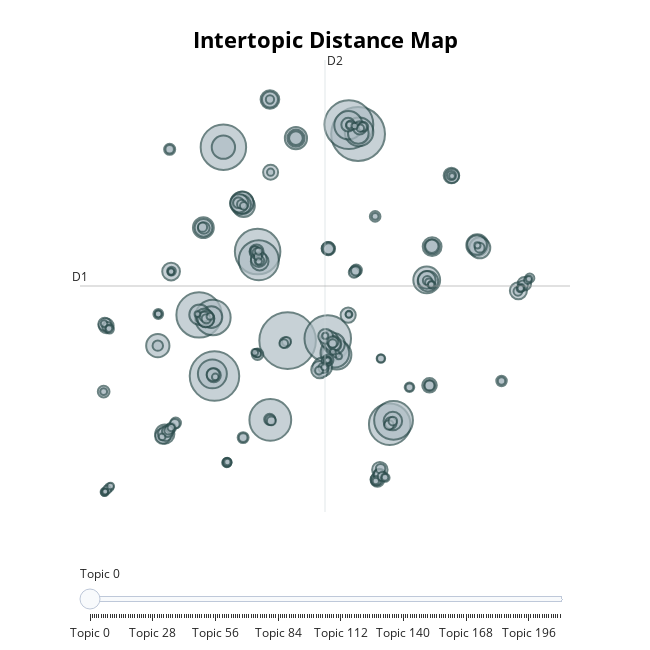

The notebook cell saved with this chart:
### Code cell
topic_model_1.visualize_topics()

### Figure 1 — Plotly figure (JSON) as saved in the notebook; plotly's stock layout.template omitted (floating-point values rounded to 4 significant figures; data arrays with more than 128 entries replaced by an {"elided": "..."} marker saying what was removed)
{"data": [{"customdata": {"elided": "211x3 mixed values"}, "hovertemplate": "<b>Topic %{customdata[0]}</b><br>%{customdata[1]}<br>Size: %{customdata[2]}", "legendgroup": "", "marker": {"color": "#B0BEC5", "line": {"color": "DarkSlateGrey", "width": 2}, "size": {"elided": "211 int values"}, "sizemode": "area", "sizeref": 0.5844, "symbol": "circle"}, "mode": "markers", "name": "", "orientation": "v", "showlegend": false, "type": "scatter", "x": {"elided": "211 float values"}, "xaxis": "x", "y": {"elided": "211 float values"}, "yaxis": "y"}], "layout": {"annotations": [{"showarrow": false, "text": "D1", "x": -13.35, "y": 5.606, "yshift": 10}, {"showarrow": false, "text": "D2", "x": 4.693, "xshift": 10, "y": 22.13}], "height": 650, "hoverlabel": {"bgcolor": "white", "font": {"family": "Rockwell", "size": 16}}, "legend": {"itemsizing": "constant", "tracegroupgap": 0}, "margin": {"t": 60}, "shapes": [{"line": {"color": "#CFD8DC", "width": 2}, "type": "line", "x0": 4.693, "x1": 4.693, "y0": -10.92, "y1": 22.13}, {"line": {"color": "#9E9E9E", "width": 2}, "type": "line", "x0": -13.35, "x1": 22.74, "y0": 5.606, "y1": 5.606}], "sliders": [{"active": 0, "pad": {"t": 50}, "steps": [{"args": [{"marker.color": {"elided": "1x211 str values"}}], "label": "Topic 0", "method": "update"}, {"args": [{"marker.color": {"elided": "1x211 str values"}}], "label": "Topic 1", "method": "update"}, {"args": [{"marker.color": {"elided": "1x211 str values"}}], "label": "Topic 2", "method": "update"}, {"args": [{"marker.color": {"elided": "1x211 str values"}}], "label": "Topic 3", "method": "update"}, {"args": [{"marker.color": {"elided": "1x211 str values"}}], "label": "Topic 4", "method": "update"}, {"args": [{"marker.color": {"elided": "1x211 str values"}}], "label": "Topic 5", "method": "update"}, {"args": [{"marker.color": {"elided": "1x211 str values"}}], "label": "Topic 6", "method": "update"}, {"args": [{"marker.color": {"elided": "1x211 str values"}}], "label": "Topic 7", "method": "update"}, {"args": [{"marker.color": {"elided": "1x211 str values"}}], "label": "Topic 8", "method": "update"}, {"args": [{"marker.color": {"elided": "1x211 str values"}}], "label": "Topic 9", "method": "update"}, {"args": [{"marker.color": {"elided": "1x211 str values"}}], "label": "Topic 10", "method": "update"}, {"args": [{"marker.color": {"elided": "1x211 str values"}}], "label": "Topic 11", "method": "update"}, {"args": [{"marker.color": {"elided": "1x211 str values"}}], "label": "Topic 12", "method": "update"}, {"args": [{"marker.color": {"elided": "1x211 str values"}}], "label": "Topic 13", "method": "update"}, {"args": [{"marker.color": {"elided": "1x211 str values"}}], "label": "Topic 14", "method": "update"}, {"args": [{"marker.color": {"elided": "1x211 str values"}}], "label": "Topic 15", "method": "update"}, {"args": [{"marker.color": {"elided": "1x211 str values"}}], "label": "Topic 16", "method": "update"}, {"args": [{"marker.color": {"elided": "1x211 str values"}}], "label": "Topic 17", "method": "update"}, {"args": [{"marker.color": {"elided": "1x211 str values"}}], "label": "Topic 18", "method": "update"}, {"args": [{"marker.color": {"elided": "1x211 str values"}}], "label": "Topic 19", "method": "update"}, {"args": [{"marker.color": {"elided": "1x211 str values"}}], "label": "Topic 20", "method": "update"}, {"args": [{"marker.color": {"elided": "1x211 str values"}}], "label": "Topic 21", "method": "update"}, {"args": [{"marker.color": {"elided": "1x211 str values"}}], "label": "Topic 22", "method": "update"}, {"args": [{"marker.color": {"elided": "1x211 str values"}}], "label": "Topic 23", "method": "update"}, {"args": [{"marker.color": {"elided": "1x211 str values"}}], "label": "Topic 24", "method": "update"}, {"args": [{"marker.color": {"elided": "1x211 str values"}}], "label": "Topic 25", "method": "update"}, {"args": [{"marker.color": {"elided": "1x211 str values"}}], "label": "Topic 26", "method": "update"}, {"args": [{"marker.color": {"elided": "1x211 str values"}}], "label": "Topic 27", "method": "update"}, {"args": [{"marker.color": {"elided": "1x211 str values"}}], "label": "Topic 28", "method": "update"}, {"args": [{"marker.color": {"elided": "1x211 str values"}}], "label": "Topic 29", "method": "update"}, {"args": [{"marker.color": {"elided": "1x211 str values"}}], "label": "Topic 30", "method": "update"}, {"args": [{"marker.color": {"elided": "1x211 str values"}}], "label": "Topic 31", "method": "update"}, {"args": [{"marker.color": {"elided": "1x211 str values"}}], "label": "Topic 32", "method": "update"}, {"args": [{"marker.color": {"elided": "1x211 str values"}}], "label": "Topic 33", "method": "update"}, {"args": [{"marker.color": {"elided": "1x211 str values"}}], "label": "Topic 34", "method": "update"}, {"args": [{"marker.color": {"elided": "1x211 str values"}}], "label": "Topic 35", "method": "update"}, {"args": [{"marker.color": {"elided": "1x211 str values"}}], "label": "Topic 36", "method": "update"}, {"args": [{"marker.color": {"elided": "1x211 str values"}}], "label": "Topic 37", "method": "update"}, {"args": [{"marker.color": {"elided": "1x211 str values"}}], "label": "Topic 38", "method": "update"}, {"args": [{"marker.color": {"elided": "1x211 str values"}}], "label": "Topic 39", "method": "update"}, {"args": [{"marker.color": {"elided": "1x211 str values"}}], "label": "Topic 40", "method": "update"}, {"args": [{"marker.color": {"elided": "1x211 str values"}}], "label": "Topic 41", "method": "update"}, {"args": [{"marker.color": {"elided": "1x211 str values"}}], "label": "Topic 42", "method": "update"}, {"args": [{"marker.color": {"elided": "1x211 str values"}}], "label": "Topic 43", "method": "update"}, {"args": [{"marker.color": {"elided": "1x211 str values"}}], "label": "Topic 44", "method": "update"}, {"args": [{"marker.color": {"elided": "1x211 str values"}}], "label": "Topic 45", "method": "update"}, {"args": [{"marker.color": {"elided": "1x211 str values"}}], "label": "Topic 46", "method": "update"}, {"args": [{"marker.color": {"elided": "1x211 str values"}}], "label": "Topic 47", "method": "update"}, {"args": [{"marker.color": {"elided": "1x211 str values"}}], "label": "Topic 48", "method": "update"}, {"args": [{"marker.color": {"elided": "1x211 str values"}}], "label": "Topic 49", "method": "update"}, {"args": [{"marker.color": {"elided": "1x211 str values"}}], "label": "Topic 50", "method": "update"}, {"args": [{"marker.color": {"elided": "1x211 str values"}}], "label": "Topic 51", "method": "update"}, {"args": [{"marker.color": {"elided": "1x211 str values"}}], "label": "Topic 52", "method": "update"}, {"args": [{"marker.color": {"elided": "1x211 str values"}}], "label": "Topic 53", "method": "update"}, {"args": [{"marker.color": {"elided": "1x211 str values"}}], "label": "Topic 54", "method": "update"}, {"args": [{"marker.color": {"elided": "1x211 str values"}}], "label": "Topic 55", "method": "update"}, {"args": [{"marker.color": {"elided": "1x211 str values"}}], "label": "Topic 56", "method": "update"}, {"args": [{"marker.color": {"elided": "1x211 str values"}}], "label": "Topic 57", "method": "update"}, {"args": [{"marker.color": {"elided": "1x211 str values"}}], "label": "Topic 58", "method": "update"}, {"args": [{"marker.color": {"elided": "1x211 str values"}}], "label": "Topic 59", "method": "update"}, {"args": [{"marker.color": {"elided": "1x211 str values"}}], "label": "Topic 60", "method": "update"}, {"args": [{"marker.color": {"elided": "1x211 str values"}}], "label": "Topic 61", "method": "update"}, {"args": [{"marker.color": {"elided": "1x211 str values"}}], "label": "Topic 62", "method": "update"}, {"args": [{"marker.color": {"elided": "1x211 str values"}}], "label": "Topic 63", "method": "update"}, {"args": [{"marker.color": {"elided": "1x211 str values"}}], "label": "Topic 64", "method": "update"}, {"args": [{"marker.color": {"elided": "1x211 str values"}}], "label": "Topic 65", "method": "update"}, {"args": [{"marker.color": {"elided": "1x211 str values"}}], "label": "Topic 66", "method": "update"}, {"args": [{"marker.color": {"elided": "1x211 str values"}}], "label": "Topic 67", "method": "update"}, {"args": [{"marker.color": {"elided": "1x211 str values"}}], "label": "Topic 68", "method": "update"}, {"args": [{"marker.color": {"elided": "1x211 str values"}}], "label": "Topic 69", "method": "update"}, {"args": [{"marker.color": {"elided": "1x211 str values"}}], "label": "Topic 70", "method": "update"}, {"args": [{"marker.color": {"elided": "1x211 str values"}}], "label": "Topic 71", "method": "update"}, {"args": [{"marker.color": {"elided": "1x211 str values"}}], "label": "Topic 72", "method": "update"}, {"args": [{"marker.color": {"elided": "1x211 str values"}}], "label": "Topic 73", "method": "update"}, {"args": [{"marker.color": {"elided": "1x211 str values"}}], "label": "Topic 74", "method": "update"}, {"args": [{"marker.color": {"elided": "1x211 str values"}}], "label": "Topic 75", "method": "update"}, {"args": [{"marker.color": {"elided": "1x211 str values"}}], "label": "Topic 76", "method": "update"}, {"args": [{"marker.color": {"elided": "1x211 str values"}}], "label": "Topic 77", "method": "update"}, {"args": [{"marker.color": {"elided": "1x211 str values"}}], "label": "Topic 78", "method": "update"}, {"args": [{"marker.color": {"elided": "1x211 str values"}}], "label": "Topic 79", "method": "update"}, {"args": [{"marker.color": {"elided": "1x211 str values"}}], "label": "Topic 80", "method": "update"}, {"args": [{"marker.color": {"elided": "1x211 str values"}}], "label": "Topic 81", "method": "update"}, {"args": [{"marker.color": {"elided": "1x211 str values"}}], "label": "Topic 82", "method": "update"}, {"args": [{"marker.color": {"elided": "1x211 str values"}}], "label": "Topic 83", "method": "update"}, {"args": [{"marker.color": {"elided": "1x211 str values"}}], "label": "Topic 84", "method": "update"}, {"args": [{"marker.color": {"elided": "1x211 str values"}}], "label": "Topic 85", "method": "update"}, {"args": [{"marker.color": {"elided": "1x211 str values"}}], "label": "Topic 86", "method": "update"}, {"args": [{"marker.color": {"elided": "1x211 str values"}}], "label": "Topic 87", "method": "update"}, {"args": [{"marker.color": {"elided": "1x211 str values"}}], "label": "Topic 88", "method": "update"}, {"args": [{"marker.color": {"elided": "1x211 str values"}}], "label": "Topic 89", "method": "update"}, {"args": [{"marker.color": {"elided": "1x211 str values"}}], "label": "Topic 90", "method": "update"}, {"args": [{"marker.color": {"elided": "1x211 str values"}}], "label": "Topic 91", "method": "update"}, {"args": [{"marker.color": {"elided": "1x211 str values"}}], "label": "Topic 92", "method": "update"}, {"args": [{"marker.color": {"elided": "1x211 str values"}}], "label": "Topic 93", "method": "update"}, {"args": [{"marker.color": {"elided": "1x211 str values"}}], "label": "Topic 94", "method": "update"}, {"args": [{"marker.color": {"elided": "1x211 str values"}}], "label": "Topic 95", "method": "update"}, {"args": [{"marker.color": {"elided": "1x211 str values"}}], "label": "Topic 96", "method": "update"}, {"args": [{"marker.color": {"elided": "1x211 str values"}}], "label": "Topic 97", "method": "update"}, {"args": [{"marker.color": {"elided": "1x211 str values"}}], "label": "Topic 98", "method": "update"}, {"args": [{"marker.color": {"elided": "1x211 str values"}}], "label": "Topic 99", "method": "update"}, {"args": [{"marker.color": {"elided": "1x211 str values"}}], "label": "Topic 100", "method": "update"}, {"args": [{"marker.color": {"elided": "1x211 str values"}}], "label": "Topic 101", "method": "update"}, {"args": [{"marker.color": {"elided": "1x211 str values"}}], "label": "Topic 102", "method": "update"}, {"args": [{"marker.color": {"elided": "1x211 str values"}}], "label": "Topic 103", "method": "update"}, {"args": [{"marker.color": {"elided": "1x211 str values"}}], "label": "Topic 104", "method": "update"}, {"args": [{"marker.color": {"elided": "1x211 str values"}}], "label": "Topic 105", "method": "update"}, {"args": [{"marker.color": {"elided": "1x211 str values"}}], "label": "Topic 106", "method": "update"}, {"args": [{"marker.color": {"elided": "1x211 str values"}}], "label": "Topic 107", "method": "update"}, {"args": [{"marker.color": {"elided": "1x211 str values"}}], "label": "Topic 108", "method": "update"}, {"args": [{"marker.color": {"elided": "1x211 str values"}}], "label": "Topic 109", "method": "update"}, {"args": [{"marker.color": {"elided": "1x211 str values"}}], "label": "Topic 110", "method": "update"}, {"args": [{"marker.color": {"elided": "1x211 str values"}}], "label": "Topic 111", "method": "update"}, {"args": [{"marker.color": {"elided": "1x211 str values"}}], "label": "Topic 112", "method": "update"}, {"args": [{"marker.color": {"elided": "1x211 str values"}}], "label": "Topic 113", "method": "update"}, {"args": [{"marker.color": {"elided": "1x211 str values"}}], "label": "Topic 114", "method": "update"}, {"args": [{"marker.color": {"elided": "1x211 str values"}}], "label": "Topic 115", "method": "update"}, {"args": [{"marker.color": {"elided": "1x211 str values"}}], "label": "Topic 116", "method": "update"}, {"args": [{"marker.color": {"elided": "1x211 str values"}}], "label": "Topic 117", "method": "update"}, {"args": [{"marker.color": {"elided": "1x211 str values"}}], "label": "Topic 118", "method": "update"}, {"args": [{"marker.color": {"elided": "1x211 str values"}}], "label": "Topic 119", "method": "update"}, {"args": [{"marker.color": {"elided": "1x211 str values"}}], "label": "Topic 120", "method": "update"}, {"args": [{"marker.color": {"elided": "1x211 str values"}}], "label": "Topic 121", "method": "update"}, {"args": [{"marker.color": {"elided": "1x211 str values"}}], "label": "Topic 122", "method": "update"}, {"args": [{"marker.color": {"elided": "1x211 str values"}}], "label": "Topic 123", "method": "update"}, {"args": [{"marker.color": {"elided": "1x211 str values"}}], "label": "Topic 124", "method": "update"}, {"args": [{"marker.color": {"elided": "1x211 str values"}}], "label": "Topic 125", "method": "update"}, {"args": [{"marker.color": {"elided": "1x211 str values"}}], "label": "Topic 126", "method": "update"}, {"args": [{"marker.color": {"elided": "1x211 str values"}}], "label": "Topic 127", "method": "update"}, {"args": [{"marker.color": {"elided": "1x211 str values"}}], "label": "Topic 128", "method": "update"}, {"args": [{"marker.color": {"elided": "1x211 str values"}}], "label": "Topic 129", "method": "update"}, {"args": [{"marker.color": {"elided": "1x211 str values"}}], "label": "Topic 130", "method": "update"}, {"args": [{"marker.color": {"elided": "1x211 str values"}}], "label": "Topic 131", "method": "update"}, {"args": [{"marker.color": {"elided": "1x211 str values"}}], "label": "Topic 132", "method": "update"}, {"args": [{"marker.color": {"elided": "1x211 str values"}}], "label": "Topic 133", "method": "update"}, {"args": [{"marker.color": {"elided": "1x211 str values"}}], "label": "Topic 134", "method": "update"}, {"args": [{"marker.color": {"elided": "1x211 str values"}}], "label": "Topic 135", "method": "update"}, {"args": [{"marker.color": {"elided": "1x211 str values"}}], "label": "Topic 136", "method": "update"}, {"args": [{"marker.color": {"elided": "1x211 str values"}}], "label": "Topic 137", "method": "update"}, {"args": [{"marker.color": {"elided": "1x211 str values"}}], "label": "Topic 138", "method": "update"}, {"args": [{"marker.color": {"elided": "1x211 str values"}}], "label": "Topic 139", "method": "update"}, {"args": [{"marker.color": {"elided": "1x211 str values"}}], "label": "Topic 140", "method": "update"}, {"args": [{"marker.color": {"elided": "1x211 str values"}}], "label": "Topic 141", "method": "update"}, {"args": [{"marker.color": {"elided": "1x211 str values"}}], "label": "Topic 142", "method": "update"}, {"args": [{"marker.color": {"elided": "1x211 str values"}}], "label": "Topic 143", "method": "update"}, {"args": [{"marker.color": {"elided": "1x211 str values"}}], "label": "Topic 144", "method": "update"}, {"args": [{"marker.color": {"elided": "1x211 str values"}}], "label": "Topic 145", "method": "update"}, {"args": [{"marker.color": {"elided": "1x211 str values"}}], "label": "Topic 146", "method": "update"}, {"args": [{"marker.color": {"elided": "1x211 str values"}}], "label": "Topic 147", "method": "update"}, {"args": [{"marker.color": {"elided": "1x211 str values"}}], "label": "Topic 148", "method": "update"}, {"args": [{"marker.color": {"elided": "1x211 str values"}}], "label": "Topic 149", "method": "update"}, {"args": [{"marker.color": {"elided": "1x211 str values"}}], "label": "Topic 150", "method": "update"}, {"args": [{"marker.color": {"elided": "1x211 str values"}}], "label": "Topic 151", "method": "update"}, {"args": [{"marker.color": {"elided": "1x211 str values"}}], "label": "Topic 152", "method": "update"}, {"args": [{"marker.color": {"elided": "1x211 str values"}}], "label": "Topic 153", "method": "update"}, {"args": [{"marker.color": {"elided": "1x211 str values"}}], "label": "Topic 154", "method": "update"}, {"args": [{"marker.color": {"elided": "1x211 str values"}}], "label": "Topic 155", "method": "update"}, {"args": [{"marker.color": {"elided": "1x211 str values"}}], "label": "Topic 156", "method": "update"}, {"args": [{"marker.color": {"elided": "1x211 str values"}}], "label": "Topic 157", "method": "update"}, {"args": [{"marker.color": {"elided": "1x211 str values"}}], "label": "Topic 158", "method": "update"}, {"args": [{"marker.color": {"elided": "1x211 str values"}}], "label": "Topic 159", "method": "update"}, {"args": [{"marker.color": {"elided": "1x211 str values"}}], "label": "Topic 160", "method": "update"}, {"args": [{"marker.color": {"elided": "1x211 str values"}}], "label": "Topic 161", "method": "update"}, {"args": [{"marker.color": {"elided": "1x211 str values"}}], "label": "Topic 162", "method": "update"}, {"args": [{"marker.color": {"elided": "1x211 str values"}}], "label": "Topic 163", "method": "update"}, {"args": [{"marker.color": {"elided": "1x211 str values"}}], "label": "Topic 164", "method": "update"}, {"args": [{"marker.color": {"elided": "1x211 str values"}}], "label": "Topic 165", "method": "update"}, {"args": [{"marker.color": {"elided": "1x211 str values"}}], "label": "Topic 166", "method": "update"}, {"args": [{"marker.color": {"elided": "1x211 str values"}}], "label": "Topic 167", "method": "update"}, {"args": [{"marker.color": {"elided": "1x211 str values"}}], "label": "Topic 168", "method": "update"}, {"args": [{"marker.color": {"elided": "1x211 str values"}}], "label": "Topic 169", "method": "update"}, {"args": [{"marker.color": {"elided": "1x211 str values"}}], "label": "Topic 170", "method": "update"}, {"args": [{"marker.color": {"elided": "1x211 str values"}}], "label": "Topic 171", "method": "update"}, {"args": [{"marker.color": {"elided": "1x211 str values"}}], "label": "Topic 172", "method": "update"}, {"args": [{"marker.color": {"elided": "1x211 str values"}}], "label": "Topic 173", "method": "update"}, {"args": [{"marker.color": {"elided": "1x211 str values"}}], "label": "Topic 174", "method": "update"}, {"args": [{"marker.color": {"elided": "1x211 str values"}}], "label": "Topic 175", "method": "update"}, {"args": [{"marker.color": {"elided": "1x211 str values"}}], "label": "Topic 176", "method": "update"}, {"args": [{"marker.color": {"elided": "1x211 str values"}}], "label": "Topic 177", "method": "update"}, {"args": [{"marker.color": {"elided": "1x211 str values"}}], "label": "Topic 178", "method": "update"}, {"args": [{"marker.color": {"elided": "1x211 str values"}}], "label": "Topic 179", "method": "update"}, {"args": [{"marker.color": {"elided": "1x211 str values"}}], "label": "Topic 180", "method": "update"}, {"args": [{"marker.color": {"elided": "1x211 str values"}}], "label": "Topic 181", "method": "update"}, {"args": [{"marker.color": {"elided": "1x211 str values"}}], "label": "Topic 182", "method": "update"}, {"args": [{"marker.color": {"elided": "1x211 str values"}}], "label": "Topic 183", "method": "update"}, {"args": [{"marker.color": {"elided": "1x211 str values"}}], "label": "Topic 184", "method": "update"}, {"args": [{"marker.color": {"elided": "1x211 str values"}}], "label": "Topic 185", "method": "update"}, {"args": [{"marker.color": {"elided": "1x211 str values"}}], "label": "Topic 186", "method": "update"}, {"args": [{"marker.color": {"elided": "1x211 str values"}}], "label": "Topic 187", "method": "update"}, {"args": [{"marker.color": {"elided": "1x211 str values"}}], "label": "Topic 188", "method": "update"}, {"args": [{"marker.color": {"elided": "1x211 str values"}}], "label": "Topic 189", "method": "update"}, {"args": [{"marker.color": {"elided": "1x211 str values"}}], "label": "Topic 190", "method": "update"}, {"args": [{"marker.color": {"elided": "1x211 str values"}}], "label": "Topic 191", "method": "update"}, {"args": [{"marker.color": {"elided": "1x211 str values"}}], "label": "Topic 192", "method": "update"}, {"args": [{"marker.color": {"elided": "1x211 str values"}}], "label": "Topic 193", "method": "update"}, {"args": [{"marker.color": {"elided": "1x211 str values"}}], "label": "Topic 194", "method": "update"}, {"args": [{"marker.color": {"elided": "1x211 str values"}}], "label": "Topic 195", "method": "update"}, {"args": [{"marker.color": {"elided": "1x211 str values"}}], "label": "Topic 196", "method": "update"}, {"args": [{"marker.color": {"elided": "1x211 str values"}}], "label": "Topic 197", "method": "update"}, {"args": [{"marker.color": {"elided": "1x211 str values"}}], "label": "Topic 198", "method": "update"}, {"args": [{"marker.color": {"elided": "1x211 str values"}}], "label": "Topic 199", "method": "update"}, {"args": [{"marker.color": {"elided": "1x211 str values"}}], "label": "Topic 200", "method": "update"}, {"args": [{"marker.color": {"elided": "1x211 str values"}}], "label": "Topic 201", "method": "update"}, {"args": [{"marker.color": {"elided": "1x211 str values"}}], "label": "Topic 202", "method": "update"}, {"args": [{"marker.color": {"elided": "1x211 str values"}}], "label": "Topic 203", "method": "update"}, {"args": [{"marker.color": {"elided": "1x211 str values"}}], "label": "Topic 204", "method": "update"}, {"args": [{"marker.color": {"elided": "1x211 str values"}}], "label": "Topic 205", "method": "update"}, {"args": [{"marker.color": {"elided": "1x211 str values"}}], "label": "Topic 206", "method": "update"}, {"args": [{"marker.color": {"elided": "1x211 str values"}}], "label": "Topic 207", "method": "update"}, {"args": [{"marker.color": {"elided": "1x211 str values"}}], "label": "Topic 208", "method": "update"}, {"args": [{"marker.color": {"elided": "1x211 str values"}}], "label": "Topic 209", "method": "update"}, {"args": [{"marker.color": {"elided": "1x211 str values"}}], "label": "Topic 210", "method": "update"}]}], "title": {"font": {"color": "Black", "size": 22}, "text": "<b>Intertopic Distance Map</b>", "x": 0.5, "xanchor": "center", "y": 0.95, "yanchor": "top"}, "width": 650, "xaxis": {"anchor": "y", "domain": [0, 1], "range": [-13.35, 22.74], "title": {"text": ""}, "visible": false}, "yaxis": {"anchor": "x", "domain": [0, 1], "range": [-10.92, 22.13], "title": {"text": ""}, "visible": false}}}
